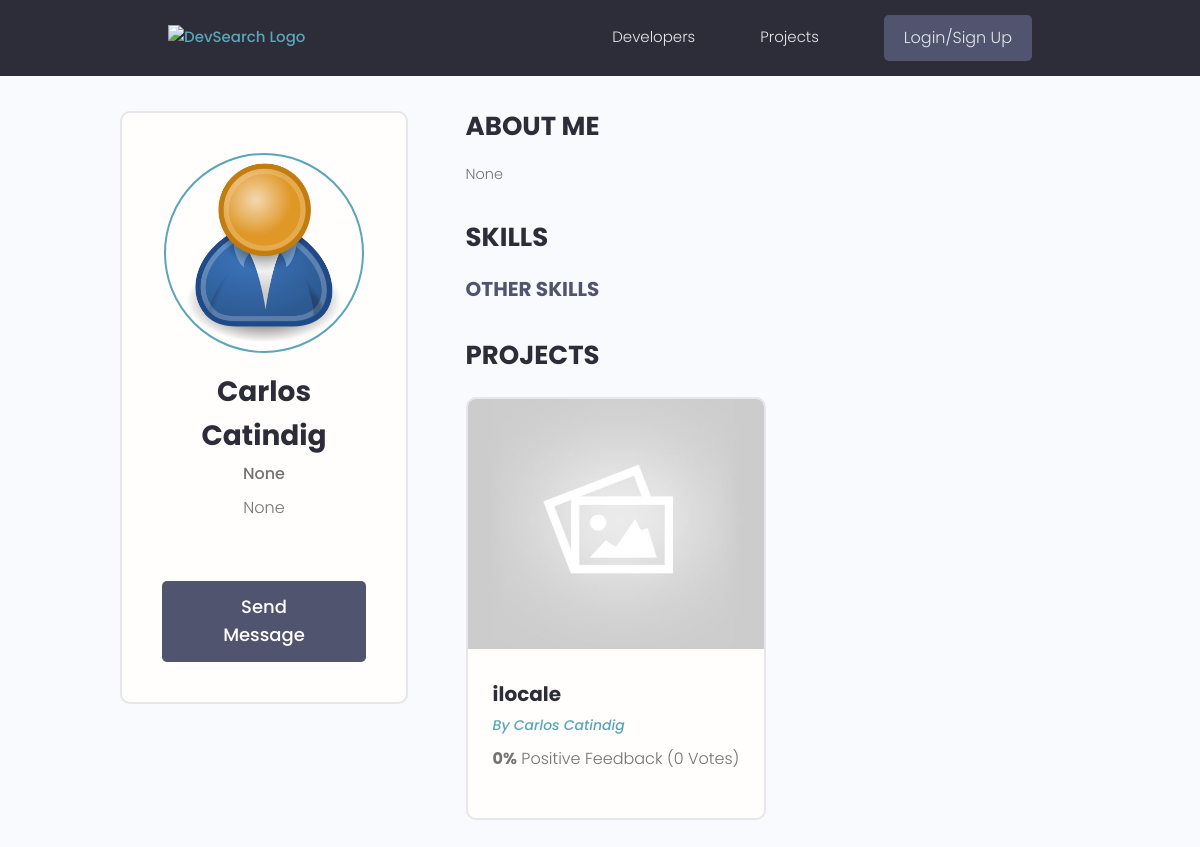
Page /profile/carlos-catindig on the earlier database version.
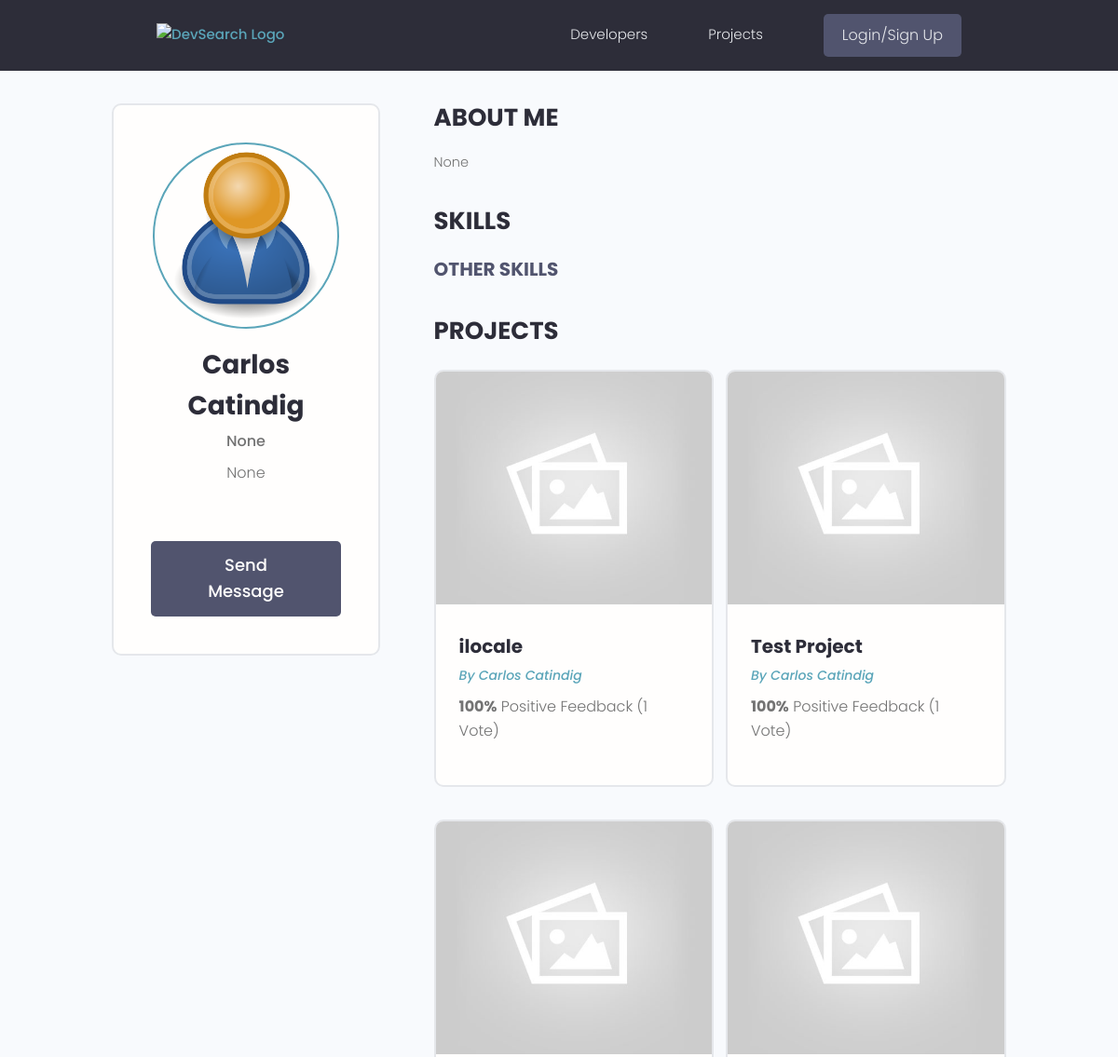
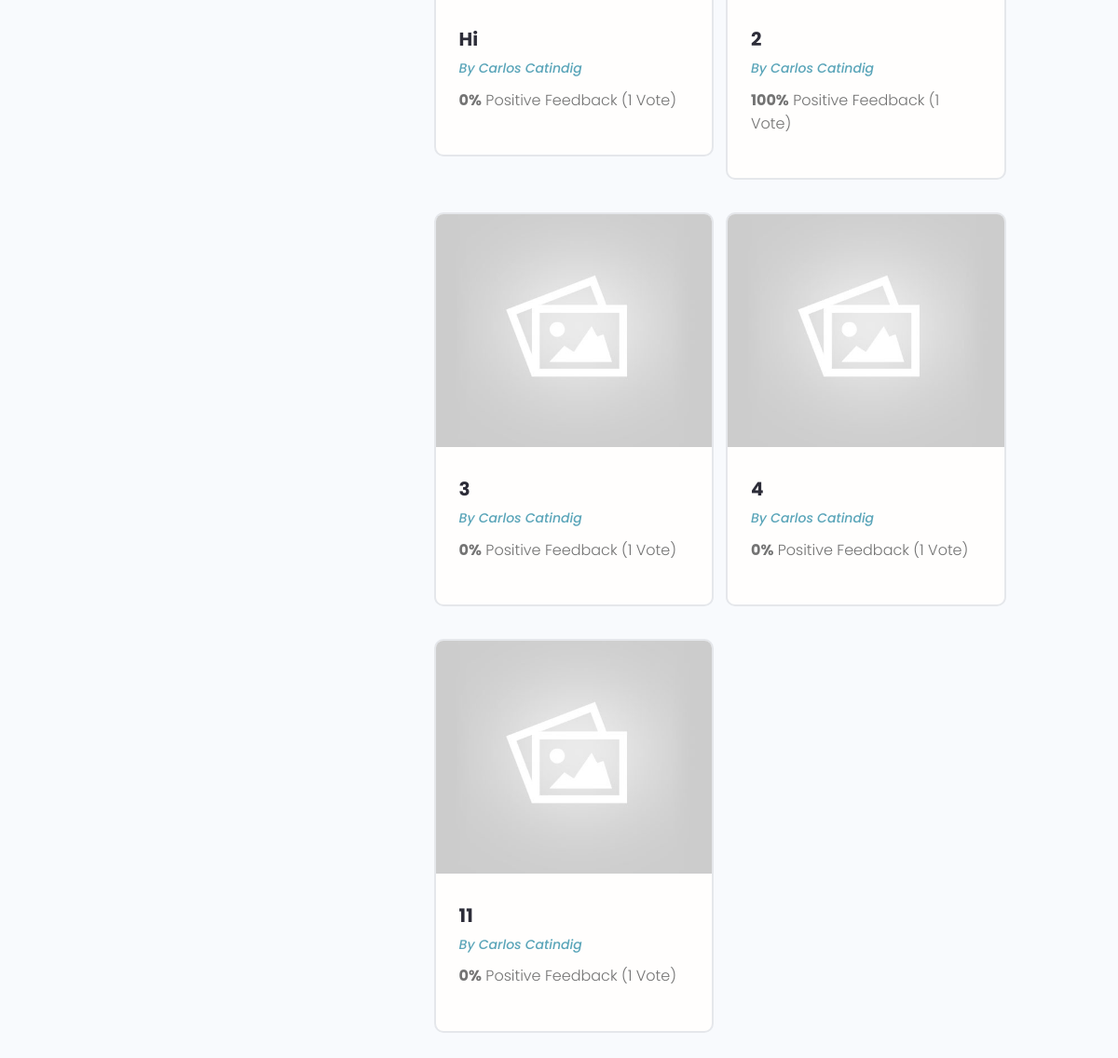
Same page on the later database version (2 pictures, top to bottom).
### projects/models.py (models this page shows, shortened)
class Project(models.Model):
    owner = models.ForeignKey(Profile, null=True, blank=True, on_delete=models.CASCADE)
    title = models.CharField(max_length=255)
    slug = models.SlugField(max_length=255)
    featured_image = models.ImageField(null=True, blank=True, default='default.jpg')
    description = models.TextField(blank=True, null=True)
    demo_link = models.CharField(max_length=2048, null=True, blank=True)
    source_link = models.CharField(max_length=2048, null=True, blank=True)
    tags = models.ManyToManyField('Tag', blank=True)
    vote_ratio = models.IntegerField(default=0, null=True, blank=True)
    vote_total = models.IntegerField(default=0, null=True, blank=True)
    created = models.DateTimeField(auto_now_add=True)
    id = models.UUIDField(default=uuid.uuid4, unique=True, primary_key=True, editable=False)
    class Meta:
        verbose_name_plural = 'Projects'
    @property
    def image_url(self):
        try:
            url = self.featured_image.url
        except:
            url = ''
        return url

### users/models.py (models this page shows, shortened)
class Profile(models.Model):
    user = models.OneToOneField(User, on_delete=models.CASCADE, null=True, blank=True)
    slug = models.SlugField(null=True, blank=True)
    first_name = models.CharField(max_length=255, null=True, blank=True)
    last_name = models.CharField(max_length=255, null=True, blank=True)
    email = models.EmailField(max_length=320, null=True, blank=True)
    username = models.CharField(max_length=255, null=True, blank=True)
    location = models.CharField(max_length=255, null=True, blank=True)
    short_intro = models.CharField(max_length=255, null=True, blank=True)
    bio = models.TextField(null=True, blank=True)
    profile_image = models.ImageField(null=True, blank=True, upload_to='profiles/', default='profiles/user-default.png')
    social_github = models.CharField(max_length=2048, null=True, blank=True)
    social_twitter = models.CharField(max_length=2048, null=True, blank=True)
    social_linkedin = models.CharField(max_length=2048, null=True, blank=True)
    social_youtube = models.CharField(max_length=2048, null=True, blank=True)
    social_website = models.CharField(max_length=2048, null=True, blank=True)
    created = models.DateTimeField(auto_now_add=True)
    id = models.UUIDField(default=uuid.uuid4, primary_key=True, unique=True, editable=False)
    class Meta:
        verbose_name_plural = 'Profiles'
    def get_absolute_url(self):
        return reverse("user-profile", args=[self.slug])
    @property
    def image_url(self):
        try:
            url = self.profile_image.url
        except:
            url = ''
        return url
    @property
    def get_name(self):
        return f"{self.first_name} {self.last_name}"

### users/views.py (the view)
# urls.py: path('profile/<slug:slug>', views.show_profile, name="user-profile"),
def show_profile(request, slug):
    profile = get_object_or_404(Profile, slug=slug)
    top_skills = profile.skill_set.exclude(description__exact="")
    other_skills = profile.skill_set.filter(description="")
    context = {"profile": profile, "top_skills":top_skills, "other_skills":other_skills}
    return render(request, "users/user-profile.html", context)

### users/templates/users/user-profile.html (shortened to what this page needs)
{% extends 'main.html' %}
{% block content %}
<main class="profile my-md">
    <div class="container">
        <div class="layout">
            <div class="column column--1of3">
                <div class="card text-center">
                    <div class="card__body dev">
                        <img class="avatar avatar--xl" src="{{ profile.image_url }}" />
                        <h2 class="dev__name">{{ profile.get_name|title }}</h2>
                        <p class="dev__title">{{ profile.short_intro }}</p>
                        <p class="dev__location">{{ profile.location }}</p>
                        <a href="#" class="btn btn--sub btn--lg">Send Message</a>
                    </div>
                </div>
            </div>
            <div class="column column--2of3">
                <div class="devInfo">
                    <h3 class="devInfo__title">About Me</h3>
                    <p class="devInfo__about">
                        {{ profile.bio }}
                    </p>
                </div>
                <div class="devInfo">
                    <h3 class="devInfo__title">Skills</h3>
                    <div class="devInfo__skills">
                        <h3 class="devInfo__subtitle">Other Skills</h3>
                    </div>
                </div>
                <div class="devInfo">
                    <h3 class="devInfo__title">Projects</h3>
                    <div class="grid grid--two">
                        {% for project in profile.project_set.all %}
                        <div class="column">
                            <div class="card project">
                                <a href="single-project.html" class="project">
                                    <img class="project__thumbnail" src="{{ project.image_url }}"
                                        alt="project thumbnail" />
                                    <div class="card__body">
                                        <h3 class="project__title">{{ project.title }}</h3>
                                        <p><a class="project__author"
                                                href="{{ project.owner.get_absolute_url }}">By {{ project.owner.get_name }}</a></p>
                                        <p class="project--rating">
                                            <span style="font-weight: bold;">{{ project.vote_ratio }}%</span> Positive
                                            Feedback ({{ project.vote_total }} Vote{{project.vote_total|pluralize:"s"}})
                                        </p>
                                    </div>
                                </a>
                            </div>
                        </div>
                        {% endfor %}
                    </div>
                </div>
            </div>
        </div>
    </div>
</main>
{% endblock content %}

Differences in the rows shown:
changed Project "ilocale": vote_ratio "0" → "100"; vote_total "0" → "1"
added Project: image_url (placeholder picture), title "Test Project", owner.get_name "Carlos Catindig", vote_ratio "100", vote_total "1"
added Project: image_url (placeholder picture), title "Hi", owner.get_name "Carlos Catindig", vote_ratio "0", vote_total "1"
added Project: image_url (placeholder picture), title "2", owner.get_name "Carlos Catindig", vote_ratio "100", vote_total "1"
added Project: image_url (placeholder picture), title "3", owner.get_name "Carlos Catindig", vote_ratio "0", vote_total "1"
added Project: image_url (placeholder picture), title "4", owner.get_name "Carlos Catindig", vote_ratio "0", vote_total "1"
added Project: image_url (placeholder picture), title "11", owner.get_name "Carlos Catindig", vote_ratio "0", vote_total "1"
